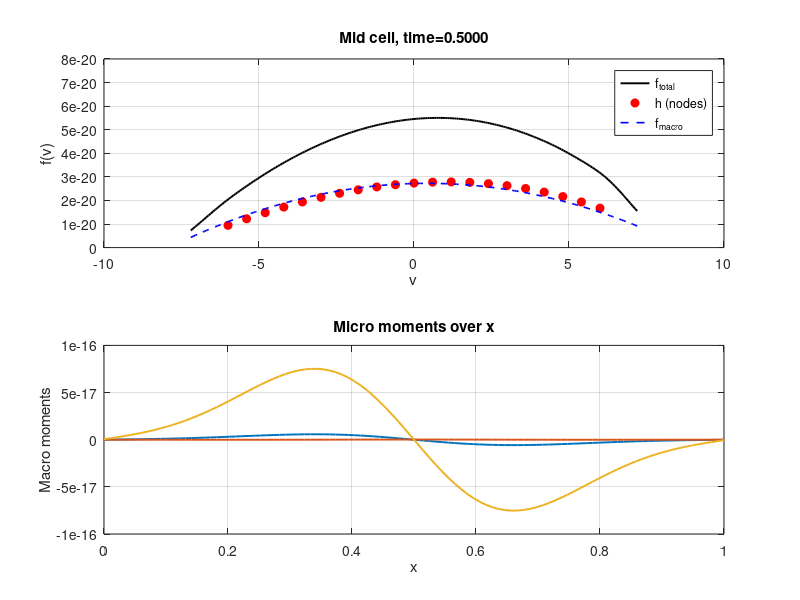

Recreate this plot in MATLAB.
%% Full 1D x-v demo (corrected macro reconstruction)
% - Transport: partial_t f + v * partial_x f = (1/eps) L(f)
% - Collision: BGK-like linear L(f) = -nu * (f - P f)
% - Micro: cardinal Gaussian RBFs at velocity nodes (h_j = f_micro(v_j))
% - Projection P computed by quadrature on a separate fine grid

clear; close all; clc;

%% -------------------------
% Parameters
%% -------------------------
x_min = 0; x_max = 1;    Nx = 100;           % spatial grid
Nv    = 21;               % number of velocity nodes (RBF centers)
v_max = 6; v_min = -6;    % velocity domain for nodes
Nq    = 801;             % quadrature points in velocity
Tfinal = 0.5; dt = 5e-4; % time stepping
eps = 1e-2;              
nu  = 1/eps;             

% RBF parameters
epsilon_rbf = 0.8;       

% Macro basis (moments) phi_k(v) = [1, v, v^2]
K = 3;

%% -------------------------
% Grids
%% -------------------------
x = linspace(x_min, x_max, Nx)'; dx = x(2)-x(1);
v_nodes = linspace(v_min, v_max, Nv)';    % RBF centers

% quadrature grid for velocity integrals (finer, independent of RBF nodes)
vq = linspace(v_min*1.5, v_max*1.5, Nq)'; 
wq = ones(Nq,1); wq(2:end-1)=2; wq = wq*(vq(end)-vq(1))/(2*(Nq-1)); 

%% -------------------------
% Build cardinal RBFs
%% -------------------------
D_nn = abs(v_nodes - v_nodes.');          
Phi_nn = exp(-(epsilon_rbf * D_nn).^2);   

C = Phi_nn \ eye(Nv);                     

D_qn = abs(vq - v_nodes.');
Phi_qn = exp(-(epsilon_rbf * D_qn).^2);   
Psi_tilde_q = Phi_qn * C;                 

Id_check = (exp(-(epsilon_rbf * D_nn).^2) * C);
fprintf('||H*C - I||_inf = %.3e (should be ~0)\n', norm(Id_check - eye(Nv), inf));

%% -------------------------
% Macro basis and projection weights
%% -------------------------
Phi_macro_q = [ones(Nq,1), vq, vq.^2];    

M = (Phi_macro_q' .* wq') * Phi_macro_q;  
M_inv = inv(M);

W = (Psi_tilde_q' .* wq') * Phi_macro_q;  

Phi_macro_nodes = [ones(Nv,1), v_nodes, v_nodes.^2];   
P_node = Phi_macro_nodes * (M_inv * (W'));  

Lmat = -nu * (eye(Nv) - P_node);

%% -------------------------
% Initial condition
%% -------------------------
h0 = zeros(Nv,Nx);
for ix = 1:Nx
    h0(:,ix) = 0.2 * sin(2 * pi * v_nodes / v_max) .* exp(-((x(ix)-0.5)/0.15).^2);
end
h = h0;    % micro coefficients

%% -------------------------
% Pre-factor collision solver
%% -------------------------
Acol = eye(Nv) - (dt/eps) * Lmat;   
[Llu, Ulu, Plu] = lu(Acol);         

%% -------------------------
% Fine grid for plotting micro
%% -------------------------
vq_plot = linspace(v_min*1.2, v_max*1.2, 201)'; 
Phi_plot = exp(-(epsilon_rbf * abs(vq_plot - v_nodes')).^2) * C; 

%% -------------------------
% Time stepping
%% -------------------------
Nt = ceil(Tfinal / dt);
time = 0;
for n = 1:Nt
    % Explicit transport step
    h_transport = zeros(size(h));
    for j = 1:Nv
        vj = v_nodes(j);
        if vj > 0
            h_shift = [h(j,end), h(j,1:end-1)];
            dhdx = (h(j,:) - h_shift) / dx;
        elseif vj < 0
            h_shift = [h(j,2:end), h(j,1)];
            dhdx = (h_shift - h(j,:)) / dx;
        else
            dhdx = zeros(1,Nx);
        end
        h_transport(j,:) = h(j,:) - dt * vj * dhdx;
    end

    % Implicit collision step
    h_new = zeros(size(h));
    for ix = 1:Nx
        rhs = h_transport(:,ix);
        y = Plu * rhs;
        z = Llu \ y;
        h_new(:,ix) = Ulu \ z;
    end
    h = h_new;
    time = time + dt;

    % Diagnostics every 10% of steps
    if mod(n, round(Nt/10))==0 || n==1
        mid = round(Nx/2);
        f_micro_mid = Phi_plot * h(:,mid);

        % macro moments from micro
        moment_mid = W' * h(:,mid);
        a_mid = M_inv * moment_mid;
        Phi_macro_plot = [ones(length(vq_plot),1), vq_plot, vq_plot.^2];
        f_macro_mid = Phi_macro_plot * a_mid;
        f_total_mid = f_macro_mid + f_micro_mid;

        figure(1); clf;
        subplot(2,1,1);
        plot(vq_plot, f_total_mid,'k-','LineWidth',1.4); hold on;
        plot(v_nodes, h(:,mid),'ro','MarkerFaceColor','r');
        plot(vq_plot, f_macro_mid,'b--','LineWidth',1.2);
        legend('f_{total}','h (nodes)','f_{macro}');
        title(sprintf('Mid cell, time=%.4f', time)); xlabel('v'); ylabel('f(v)'); grid on;

        subplot(2,1,2);
        plot(x, W' * h,'LineWidth',1.4); xlabel('x'); ylabel('Macro moments'); title('Micro moments over x'); grid on;
        drawnow;
    end
end

fprintf('Finished. time ~ %.4f\n', time);
